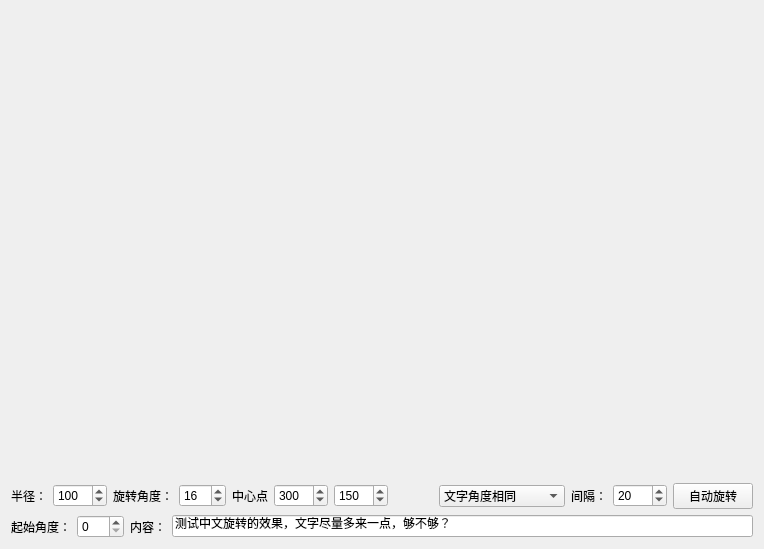
<?xml version="1.0" encoding="UTF-8"?>
<ui version="4.0">
 <class>MainWindow</class>
 <widget class="QMainWindow" name="MainWindow">
  <property name="geometry">
   <rect>
    <x>0</x>
    <y>0</y>
    <width>764</width>
    <height>549</height>
   </rect>
  </property>
  <property name="windowTitle">
   <string>MainWindow</string>
  </property>
  <widget class="QWidget" name="centralWidget">
   <layout class="QVBoxLayout" name="verticalLayout">
    <item>
     <widget class="XYRotateText" name="drawWidget" native="true">
      <property name="sizePolicy">
       <sizepolicy hsizetype="Expanding" vsizetype="Expanding">
        <horstretch>0</horstretch>
        <verstretch>0</verstretch>
       </sizepolicy>
      </property>
     </widget>
    </item>
    <item>
     <layout class="QHBoxLayout" name="horizontalLayout">
      <item>
       <widget class="QLabel" name="label">
        <property name="text">
         <string>半径：</string>
        </property>
       </widget>
      </item>
      <item>
       <widget class="QSpinBox" name="radius">
        <property name="maximum">
         <number>9999</number>
        </property>
        <property name="value">
         <number>100</number>
        </property>
       </widget>
      </item>
      <item>
       <widget class="QLabel" name="label_2">
        <property name="text">
         <string>旋转角度：</string>
        </property>
       </widget>
      </item>
      <item>
       <widget class="QSpinBox" name="angle">
        <property name="maximum">
         <number>360</number>
        </property>
        <property name="singleStep">
         <number>1</number>
        </property>
        <property name="value">
         <number>16</number>
        </property>
       </widget>
      </item>
      <item>
       <widget class="QLabel" name="label_3">
        <property name="text">
         <string>中心点</string>
        </property>
       </widget>
      </item>
      <item>
       <widget class="QSpinBox" name="cx">
        <property name="maximum">
         <number>9999</number>
        </property>
        <property name="value">
         <number>300</number>
        </property>
       </widget>
      </item>
      <item>
       <widget class="QSpinBox" name="cy">
        <property name="maximum">
         <number>9999</number>
        </property>
        <property name="value">
         <number>150</number>
        </property>
       </widget>
      </item>
      <item>
       <spacer name="horizontalSpacer">
        <property name="orientation">
         <enum>Qt::Horizontal</enum>
        </property>
        <property name="sizeHint" stdset="0">
         <size>
          <width>40</width>
          <height>20</height>
         </size>
        </property>
       </spacer>
      </item>
      <item>
       <widget class="QComboBox" name="type">
        <item>
         <property name="text">
          <string>文字角度相同</string>
         </property>
        </item>
        <item>
         <property name="text">
          <string>文字不同角度旋转</string>
         </property>
        </item>
       </widget>
      </item>
      <item>
       <widget class="QLabel" name="label_6">
        <property name="text">
         <string>间隔：</string>
        </property>
       </widget>
      </item>
      <item>
       <widget class="QSpinBox" name="timer">
        <property name="maximum">
         <number>9999</number>
        </property>
        <property name="value">
         <number>20</number>
        </property>
       </widget>
      </item>
      <item>
       <widget class="QPushButton" name="pushButton">
        <property name="text">
         <string>自动旋转</string>
        </property>
       </widget>
      </item>
     </layout>
    </item>
    <item>
     <layout class="QHBoxLayout" name="horizontalLayout_2">
      <item>
       <widget class="QLabel" name="label_5">
        <property name="text">
         <string>起始角度：</string>
        </property>
       </widget>
      </item>
      <item>
       <widget class="QSpinBox" name="startAngle">
        <property name="maximum">
         <number>360</number>
        </property>
       </widget>
      </item>
      <item>
       <widget class="QLabel" name="label_4">
        <property name="text">
         <string>内容：</string>
        </property>
       </widget>
      </item>
      <item>
       <widget class="QLineEdit" name="text">
        <property name="text">
         <string>测试中文旋转的效果，文字尽量多来一点，够不够？</string>
        </property>
       </widget>
      </item>
     </layout>
    </item>
   </layout>
  </widget>
  <widget class="QMenuBar" name="menuBar">
   <property name="geometry">
    <rect>
     <x>0</x>
     <y>0</y>
     <width>764</width>
     <height>23</height>
    </rect>
   </property>
  </widget>
 </widget>
 <layoutdefault spacing="6" margin="11"/>
 <customwidgets>
  <customwidget>
   <class>XYRotateText</class>
   <extends>QWidget</extends>
   <header>xyrotatetext.h</header>
   <container>1</container>
  </customwidget>
 </customwidgets>
 <resources/>
 <connections/>
</ui>
